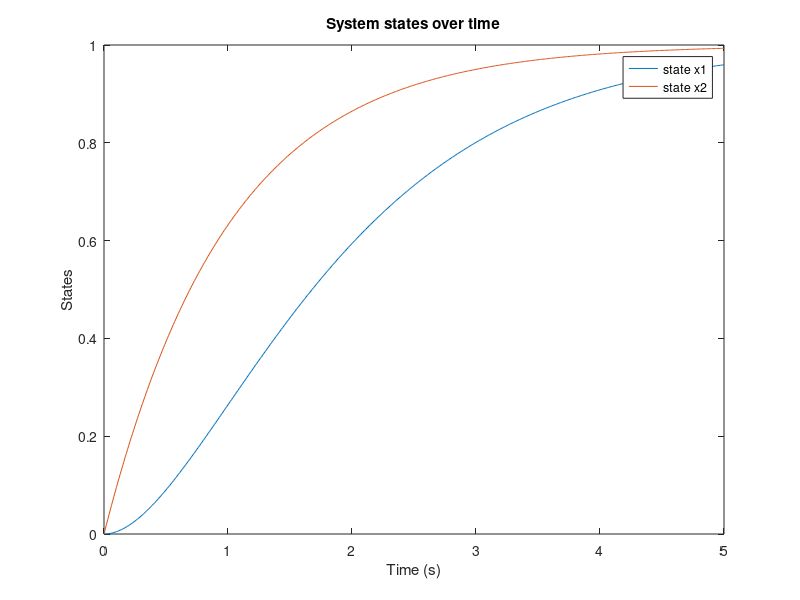
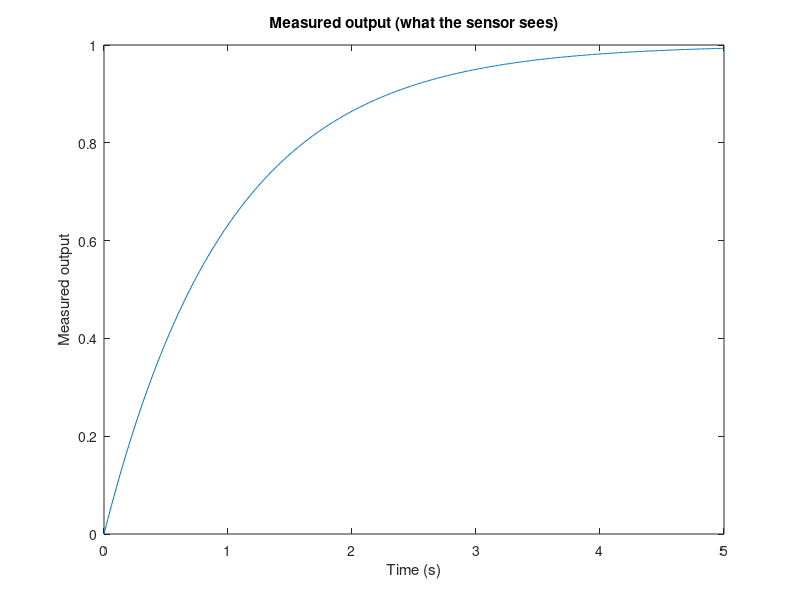

These figures' MATLAB source, in order:
%% System model for drip monitoring (simplified)
clear; clc; close all;

% Idea:
% I am not modeling the full physical infusion system.
% Instead, I use a simplified dynamic system to describe how
% an underlying flow evolves over time and how it is measured.

% State-space representation

A = [-1 1;
      0 -1];

B = [0;
     1];

C = [0 1];

D = 0;

% Create state-space system
sys = ss(A, B, C, D);

% Check observability
OB = obsv(A, C);
obs_rank = rank(OB);

disp('Observability matrix:');
disp(OB);

disp(['Rank: ', num2str(obs_rank)]);

% Simple simulation
t = 0:0.01:5;
u = ones(size(t));   % constant input (steady flow)

[y, t, x] = lsim(sys, u, t);

% Plot results
figure;
plot(t, x(:,1), t, x(:,2));
legend('state x1', 'state x2');
xlabel('Time (s)');
ylabel('States');
title('System states over time');

figure;
plot(t, y);
xlabel('Time (s)');
ylabel('Measured output');
title('Measured output (what the sensor sees)');
